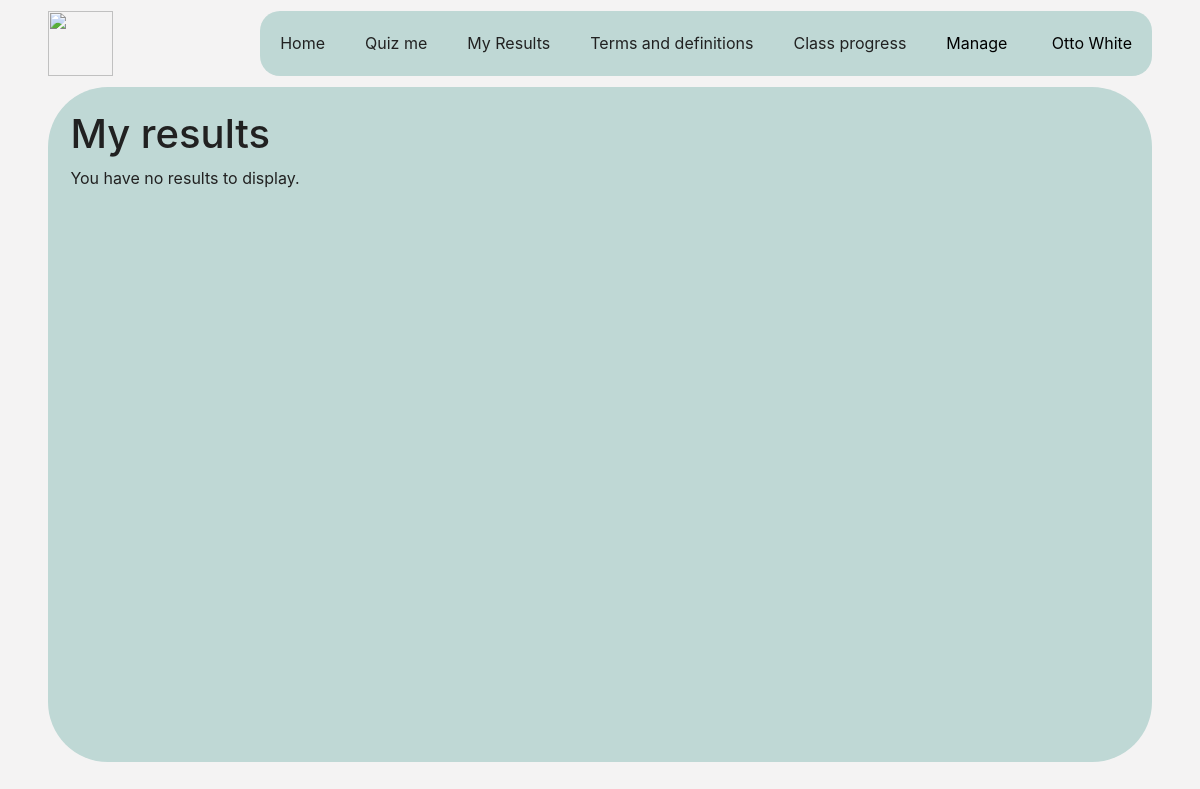
/my_results (signed in), run on an earlier commit of the app's database.
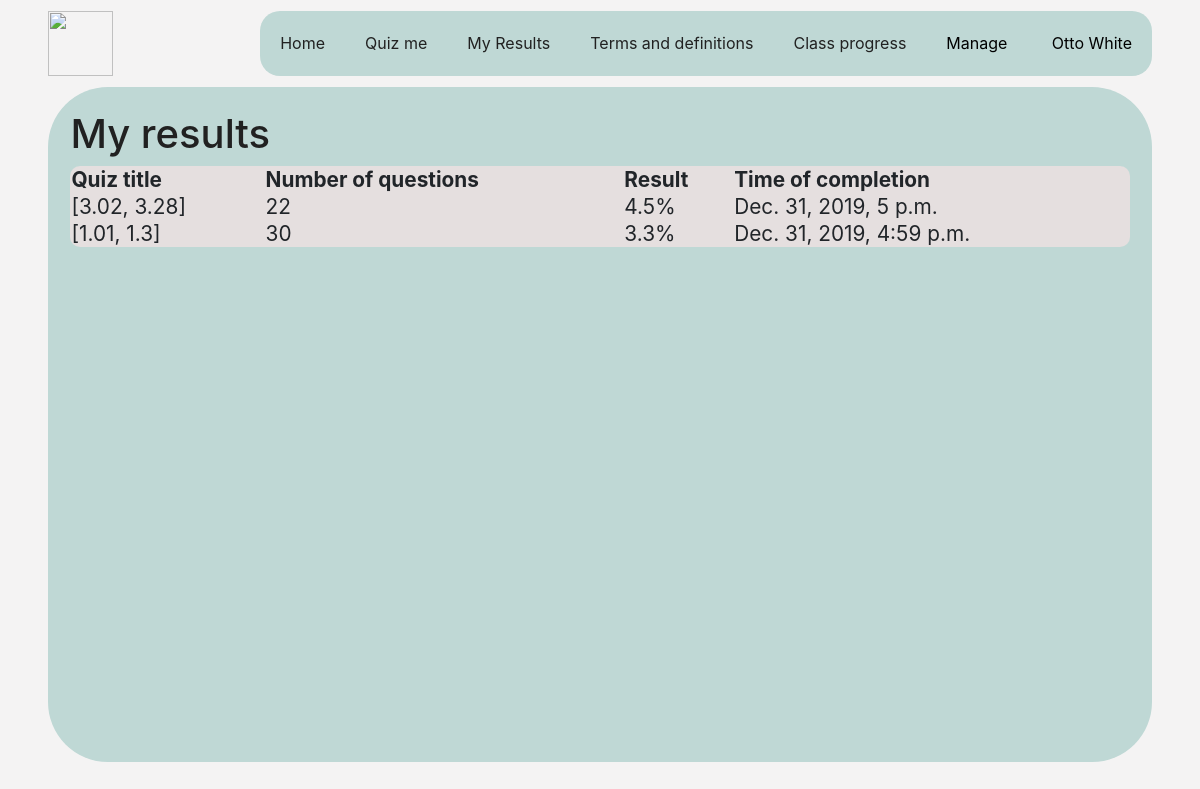
And on a later commit of the database.
### main_app/models.py (models this page shows, shortened)
class QuizResult(models.Model):
    result_id           = models.AutoField(primary_key=True)
    quiz                = models.ForeignKey(Quiz, on_delete=models.CASCADE)
    user                = models.ForeignKey(users_models.User, on_delete=models.CASCADE)
    percentage_correct  = models.FloatField()
    completed_on        = models.DateTimeField(auto_now_add=True)

class Quiz(models.Model):
    quiz_id                 = models.AutoField(primary_key=True)
    specification_range     = models.TextField()  # maybe change later
    no_questions            = models.IntegerField()

### main_app/views.py (the view)
# urls.py: path('my_results', ViewResultsView.as_view(), name="main-view-results"),
class ViewResultsView(LoginRequiredTemplateView):
    template_name = 'main_app/view_results.html'
    def get(self, request):
        current_user = request.user
        args = {
            'title': 'My Results',
            'results': QuizResult.objects.filter(user=current_user).order_by('-completed_on')
        }
        return render(request, self.template_name, args)

### main_app/templates/main_app/view_results.html (shortened to what this page needs)
{% extends "main_app/logged_in.html" %}
{% block content %}
    <h1>My results</h1>
    {% if results %}
    <table id='results-table'>
        <tr>
            <th>Quiz title</th>
            <th>Number of questions</th>
            <th>Result</th>
            <th>Time of completion</th>
        </tr>
        {% for result in results %}
            <tr>
                <td>{{ result.quiz.specification_range }}</td>
                <td>{{ result.quiz.no_questions }}</td>
                <td>{{ result.percentage_correct }}%</td>
                <td>{{ result.completed_on }}</td>
            </tr>
        {% endfor %}
    </table>
    {% else %}
        <p>
            You have no results to display.
        </p>
    {% endif %}
{% endblock content %}

What changed in the data, as far as the page shows it:
added QuizResult: quiz.specification_range "[3.02, 3.28]", quiz.no_questions "22", percentage_correct "4.5", completed_on "Dec. 31, 2019, 5 p.m."
added QuizResult: quiz.specification_range "[1.01, 1.3]", quiz.no_questions "30", percentage_correct "3.3", completed_on "Dec. 31, 2019, 4:59 p.m."
Also different on the page:
text no longer shown: "You have no results to display."
text now shown: "Quiz title Number of questions Result Time of completion"
